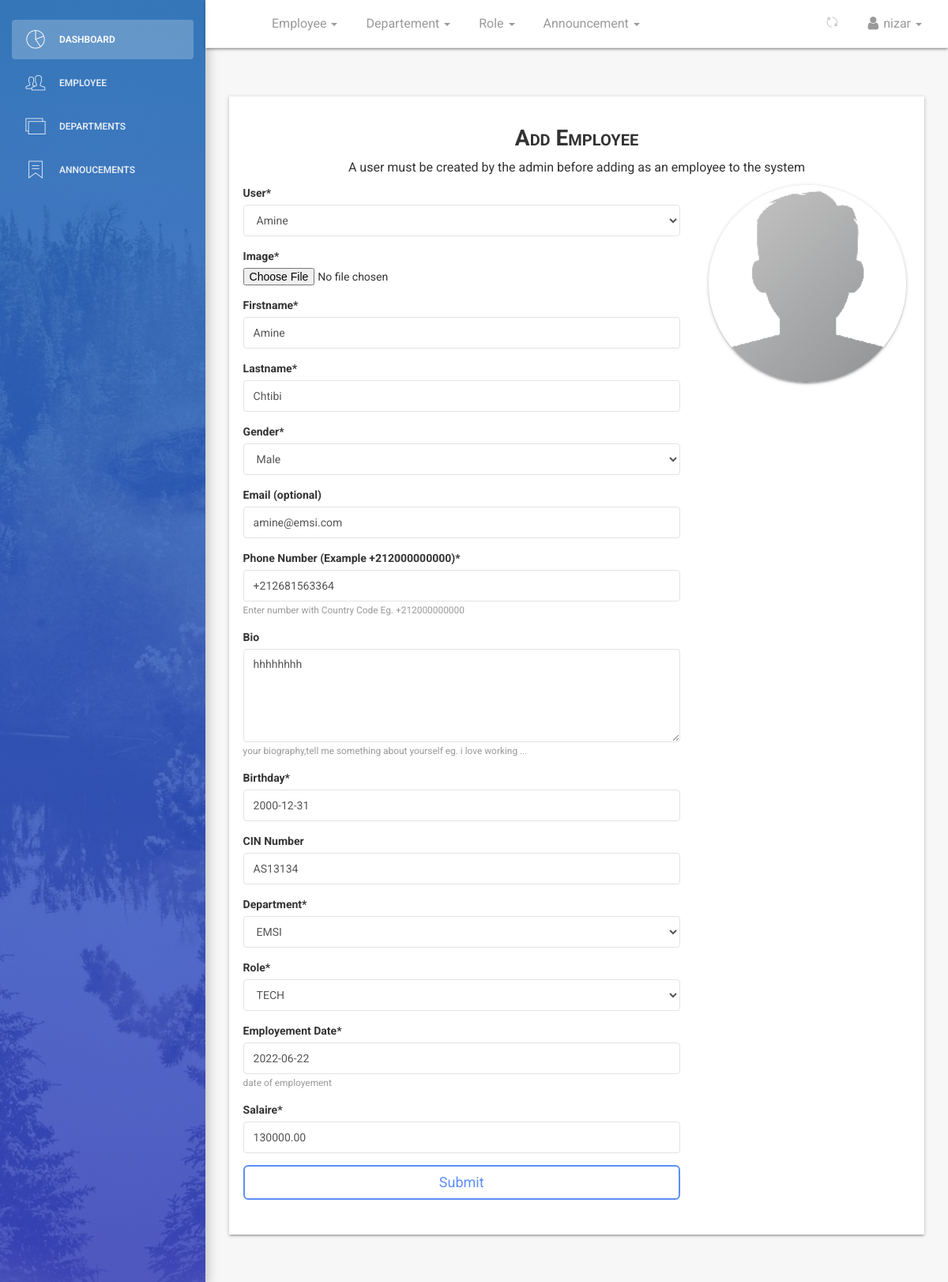
/dashboard/employee/profile/edit/4/ (signed in), run on the app's committed database.
### employee/models.py (models this page shows, shortened)
class Employee(models.Model):
    MALE = 'male'
    FEMALE = 'female'
    OTHER = 'other'
    NOT_KNOWN = 'Not Known'
    GENDER = (
        (MALE, 'Male'),
        (FEMALE, 'Female'),
        (OTHER, 'Other'),
        (NOT_KNOWN, 'Not Known'),
    )
    user = models.ForeignKey(User, on_delete=models.CASCADE, default=1)
    image = models.FileField(_('Profile Image'), upload_to='profiles', default='default.png', blank=True,
                             null=True, help_text='upload image size less than 2.0MB')  # work on path username-date/image
    firstname = models.CharField(
        _('Firstname'), max_length=125, null=False, blank=False)
    lastname = models.CharField(
        _('Lastname'), max_length=125, null=False, blank=False)
    sex = models.CharField(_('Gender'), max_length=10,
                           default=MALE, choices=GENDER, blank=False)
    email = models.CharField(
        _('Email (optional)'), max_length=255, default=None, blank=True, null=True)
    tel = PhoneNumberField(default='+212000000000', null=False, blank=False,
                           verbose_name='Phone Number (Example +212000000000)', help_text='Enter number with Country Code Eg. +212000000000')
    bio = models.CharField(_('Bio'), help_text='your biography,tell me something about yourself eg. i love working ...',
                           max_length=255, default='', null=True, blank=True)
    birthday = models.DateField(_('Birthday'), blank=False, null=False)
    cinnumber = models.CharField(
        _('CIN Number'), max_length=30, null=True, blank=True)
    department = models.ForeignKey(Department, verbose_name=_(
        'Department'), on_delete=models.SET_NULL, null=True, default=None)
    role = models.ForeignKey(Role, verbose_name=_(
        'Role'), on_delete=models.SET_NULL, null=True, default=None)
    startdate = models.DateField(
        _('Employement Date'), help_text='date of employement', blank=False, null=True)
    salaire = models.DecimalField(
        _('Salaire'), max_digits=10, decimal_places=2, default=0)
    created = models.DateTimeField(verbose_name=_(
        'Created'), auto_now_add=True, null=True)
    updated = models.DateTimeField(
        verbose_name=_('Updated'), auto_now=True, null=True)
    objects = EmployeeManager()
    class Meta:
        verbose_name = _('Employee')
        verbose_name_plural = _('Employees')
        ordering = ['-created']

### dashboard/views.py (the view, shortened to what this page needs)
def employee_edit_data(request, id):
    if not (request.user.is_authenticated and request.user.is_superuser and request.user.is_staff):
        return redirect('/')
    employee = get_object_or_404(Employee, id=id)
    dataset = dict()
    form = EmployeeCreateForm(request.POST or None,
                              request.FILES or None, instance=employee)
    dataset['form'] = form
    return render(request, 'dashboard/employee_create.html', dataset)

### employee/forms.py
class EmployeeCreateForm(forms.ModelForm):
    image = forms.ImageField(widget=forms.FileInput(
        attrs={'onchange': 'previewImage(this);'}))
    class Meta:
        model = Employee
        exclude = ['is_blocked', 'is_deleted', 'created', 'updated']
        widgets = {
            'bio': forms.Textarea(attrs={'cols': 5, 'rows': 5})
        }

### employee/models.py (called while the page is built)
    def __str__(self):
        return self.name

    def __str__(self):
        return self.name

### templates/dashboard/employee_create.html (shortened to what this page needs)
{% extends '_layout.html' %}
{% load static %}
{% load crispy_forms_tags %}
 {% block navheader %}
    {% include 'includes/navheader_employee_app.html' %}
 {% endblock %}
 {% block content %}
        <section class="content">
            <section class="container-fluid">
                    <section class="row">
                        <section class="col col-sm-8 offset-sm-2">
                        </section>
                    </section>
                <section class="form-wrapper">
                    <section class="row">
                        <section class="col-lg-12 col-md-12 col-sm-12 text-center">
                            <h3 class="title-h3">Add Employee</h3>
                            <p>A user must be created by the admin before adding as an employee to the system</p>
                        </section>
                    </section>
                    <section class="row">
                        <section class="col-lg-8 col-md-12 col-sm-12">
                            <form action="" method="POST" enctype="multipart/form-data">
                                {{form | crispy }}
                                <button type="submit" class="btn btn-primary btn-lg btn-block">Submit</button>
                            </form>
                        </section>
                        <section  class="col-lg-4 col-md-12 col-sm-12 text-center">
                            <section class="prev-holder">
                                <img src="{% static 'img/default-avatar.png' %}" alt="" id='temp-preview-image' class="prev-avatar" />
                            </section>
                        </section>
                    </section>
                </section>
            </section>
        </section>
 {% endblock %}

### templates/includes/navheader_employee_app.html (shortened to what this page needs)
 {% load static %}
 <nav class="navbar navbar-default navbar-fixed shadow">
            <div class="container-fluid">
                <div class="collapse navbar-collapse">
                    <ul class="nav navbar-nav navbar-left">
                        <li>
                            <a href="" class="dropdown-toggle" data-toggle="dropdown">
                            </a>
                        </li>
                        {% if request.user.is_superuser and request.user.is_staff %}
                        <li class="dropdown">
                              <a href="" class="dropdown-toggle" data-toggle="dropdown">
                                    <p>
                                        Employee
                                        <b class="caret"></b>
                                    </p>
                              </a>
                        </li>
                        <li class="dropdown">
                            <a href="" class="dropdown-toggle" data-toggle="dropdown">
                                  <p>
                                      Departement
                                      <b class="caret"></b>
                                  </p>
                            </a>
                      </li>
                      <li class="dropdown">
                        <a href="" class="dropdown-toggle" data-toggle="dropdown">
                              <p>
                                  Role
                                  <b class="caret"></b>
                              </p>
                        </a>
                  </li>
                  <li class="dropdown">
                    <a href="" class="dropdown-toggle" data-toggle="dropdown">
                          <p>
                              Announcement
                              <b class="caret"></b>
                          </p>
                    </a>
              </li>
                        {% endif %}
                    </ul>
                    <ul class="nav navbar-nav navbar-right">
                        <li class="dropdown">
                              <a href="" class="dropdown-toggle refresh-page" data-toggle="dropdown" title="refresh current page">
                                    <i class="pe-7s-refresh-2"></i>
                              </a>
                        </li>
                        <li class="dropdown">
                              <a href="" class="dropdown-toggle" data-toggle="dropdown">
                                    <p>
                                        <i class="fa fa-user"></i> {{ request.user}}
                                        <b class="caret"></b>
                                    </p>
                              </a>
                        </li>
                    </ul>
                </div>
            </div>
        </nav>

### data on the page
Employee: user "Amine", firstname "Amine", lastname "Chtibi", sex "Male", email "amine@emsi.com", tel "+212681563364", bio "hhhhhhhh", birthday "2000-12-31", cinnumber "AS13134", department "EMSI", role "TECH", startdate "2022-06-22", salaire "130000.00"

### other printed values
{{ request.user }} "nizar"
